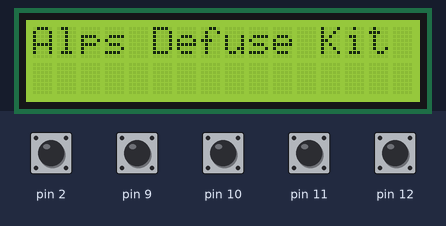
This sketch was run on a simulated Arduino Uno, built with avr-gcc and run on an emulated ATmega328P. On the bench: 16×2 character LCD. The test bench sets the inputs (shaded band); at power-on: pin 2, pin 9–12 HIGH. At 6.9 s the program stops and its outputs stay as they are.

Above: at 1.2 s.
1.3 s: pin 10 pulled LOW for 0.15 s
At 2.5 s:
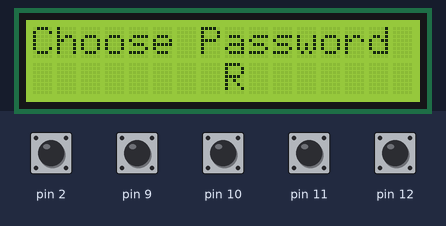
2.9 s: pin 9 pulled LOW for 1 s
At 4.5 s:
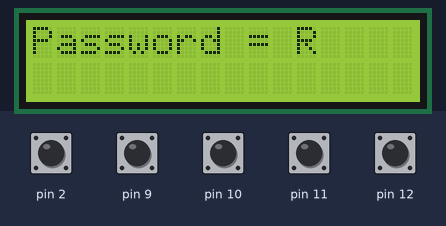
At 8.1 s:
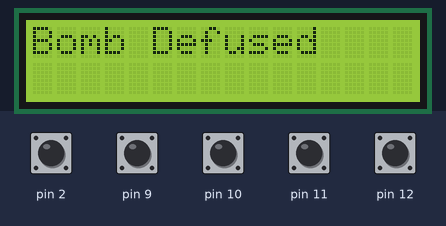
Timing chart, 0 to 8.4 s (numbered marks = the images above; inputs shaded):
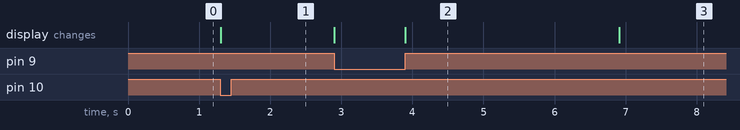

Measured:
- after the input at 1.3 s, the display: changes at once (image 1)
- after the input at 2.9 s, the display: first changes at once (image 2 shows a later state)
- what the display in image 2 shows lasts 3.0 s, from 3.9 s to 6.9 s

The sketch:

BombDefuseKitProteus.ino
```cpp
#include <LiquidCrystal.h>
#include <Arduino.h>
#define  BUZZERTIME time.Current - time.Previous
#define BOMBTIMER BombTimer.Current - BombTimer.Previous
// initialize the library by associating any needed LCD interface pin
// with the arduino pin number it is connected to
const int rs = 8, en = 7, d4 = 6, d5 = 5, d6 = 4, d7 = 3;
LiquidCrystal lcd(rs, en, d4, d5, d6, d7);

void DontBounce(int button)
{
  while(!digitalRead(button))
  {

  }

}

struct Time{

    float Current;
    float Previous;

};


struct Button{
    int pin;
    bool value;
};

struct Cable{
    int pin;
    bool value;
    bool IsPassword;
    char PasswordCode;


};

struct Button OkeyButton = {9,true};
struct Button SelectButton = {10,true};
//struct Button DefuseButton = {12,true};
struct Button BuzzerButton = {NULL,false};
struct Time time = {0,0};
struct Time BombTimer = {0,0};
struct Cable Red = {11,false,false,'R'};
struct Cable Green = {2,false,false,'G'};
struct Cable Blue = {12,false,false,'B'};
struct Button Buzzer = {13,true};

struct Cable ColorsValues[] = {Red,Green,Blue};

bool pressed = 0;
bool ChoosingSection = false;
int BuzzerSpeed = 1000;
bool pulled = true;
char PulledCable = NULL;

char Colors[] = {'R','G','B'};
bool IsBuzzerOn = false;
bool IsPLayerPullCable = false;

int index = 0;
int timer = 60; // BombTimer
char Password = NULL;
void setup() {
  // set up the LCD's number of columns and rows:
  //pinMode(DefuseButton.pin, INPUT_PULLUP);
  pinMode(OkeyButton.pin, INPUT_PULLUP);
  pinMode(SelectButton.pin, INPUT_PULLUP);
  pinMode(Buzzer.pin, OUTPUT);


  lcd.begin(16, 2);
  // Print a message to the LCD.
  lcd.print("Alps Defuse Kit");
  //Serial.begin(9600);
}
bool temp = true;
void loop()
{

  //BuzzerButton.value = digitalRead(BuzzerButton.pin);
  OkeyButton.value = digitalRead(OkeyButton.pin);
  SelectButton.value = digitalRead(SelectButton.pin);
  //DefuseButton.value = digitalRead(DefuseButton.pin);

  Red.value = digitalRead(Red.pin);
  Green.value = digitalRead(Green.pin);
  Blue.value = digitalRead(Blue.pin);
  for(int i = 0; i <sizeof(Colors) / sizeof(Colors[0]); i++)
  {
    digitalWrite(ColorsValues[i].pin,HIGH);
  }
  ColorsValues[0] = Red;
  ColorsValues[1] = Green;
  ColorsValues[2] = Blue;

  //Serial.println(Red.value);

  time.Current = millis();
  BombTimer.Current = millis();

  if(BuzzerButton.value == pressed && Password != NULL && temp)
  {
      IsBuzzerOn = !IsBuzzerOn;
      temp = false;
      DontBounce(BuzzerButton.pin);
  }
  if(IsBuzzerOn)
  {
      if(BUZZERTIME >= BuzzerSpeed)
        {
            Buzzer.value = !Buzzer.value;
            //digitalWrite(Buzzer.pin,Buzzer.value);
            switch (Buzzer.value)
            {
            case true : tone(Buzzer.pin,5000);
            break;
            case false: noTone(Buzzer.pin);
            break;
            }
            time.Previous = time.Current;
        }

  }

  else  noTone(Buzzer.pin);

  if(SelectButton.value == pressed && Password == NULL)
  {
      if(index == sizeof(Colors) / sizeof(Colors[0])) index = 0;

      ChoosingSection = true; // kullanıcının seçim menüsü gelmeden ok tuşuna basmasını engellemek için yazdığım bir satır
      lcd.clear();
      lcd.setCursor(0,0);
      lcd.print("Choose Password");
      lcd.setCursor(8,1);
      lcd.print(Colors[index]);
      DontBounce(SelectButton.pin);
      index++;
  }

  else if(OkeyButton.value == pressed && Password == NULL && ChoosingSection)
    {
        Password = Colors[index-1];
        lcd.clear();
        DontBounce(OkeyButton.pin);
    }


  if(Password != NULL)
  {
    static bool RunOnce = false;
    if(!RunOnce)
    {
      lcd.setCursor(0,0);
      lcd.print("Password = ");
      lcd.setCursor(11,0);
      lcd.print(Colors[index-1]);
      delay(3000);
      RunOnce = true;
      BombTimer.Current = 0;
      lcd.clear();
    }

    lcd.setCursor(5,0);
    lcd.print("00:");
    lcd.setCursor(9,0);
    if(!(timer < 10)) lcd.print(timer);
    else
    {
      BuzzerSpeed = 500;
      lcd.print("0");
      lcd.setCursor(10,0);
      lcd.print(timer);
    }
    lcd.setCursor(0,1);
    lcd.print("Password = *");
    if(BombTimer.Current - BombTimer.Previous > 1000)
    {
      timer--;
      BombTimer.Previous = BombTimer.Current;
    }
  }

  for(int i = 0; i <sizeof(Colors) / sizeof(Colors[0]) && !IsPLayerPullCable; i++) // if you plug the blue cable , please delete the -1 value or  the code doesnt work right
  {
    if( ColorsValues[i].value == pulled)
    {
      PulledCable = ColorsValues[i].PasswordCode;
      IsPLayerPullCable = true;
      break;
    }

  }

  if(timer < 0)
  {
    lcd.clear();
        lcd.setCursor(0,0);
        tone(Buzzer.pin,5000);
        lcd.print("Bomb Exploded!!!");
        while(true)
        {

        }
  }


  else if(Password != NULL && PulledCable != NULL)
  {
      if(Password == PulledCable)
      {
        lcd.clear();
        lcd.setCursor(0,0);
        lcd.print("Bomb Defused");
        noTone(Buzzer.pin);
        while(true)
        {

        }
      }
      else
      {
        lcd.clear();
        lcd.setCursor(0,0);
        tone(Buzzer.pin,5000);
        lcd.print("Bomb Exploded !!!");
        while(true)
        {

        }
      }

  }


}
```
